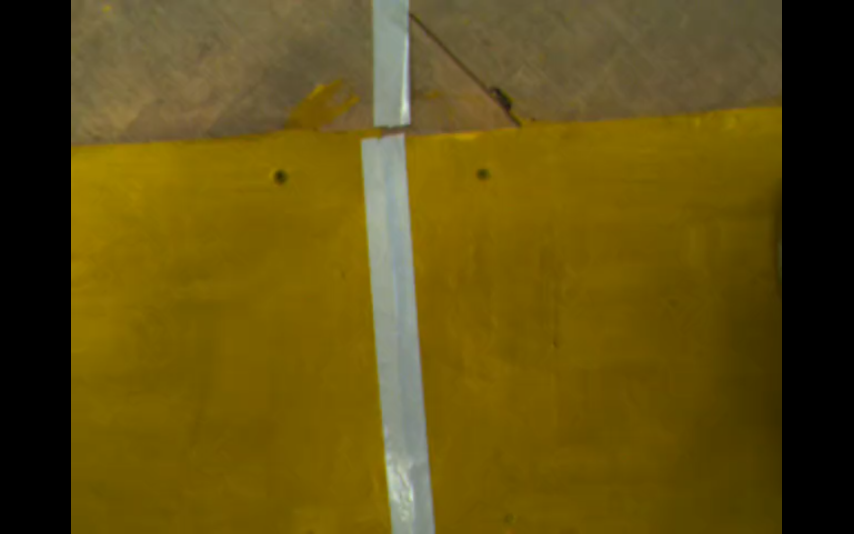
#> input picture Pre_Work/Examine/examine1/1.jpg, 2560 x 1600 px, found by its file name (shown at 1/3 size)
$ python balance.py
#> lines starting #> are read from the running program, lines starting #| are printed output that depends on the picture
import cv2

def trackChaned(x):
  pass


cv2.namedWindow('Color Track Bar')
hh='Max'
hl='Min'
wnd = 'Colorbars'
cv2.createTrackbar("Max", "Color Track Bar",0,255,trackChaned)
cv2.createTrackbar("Min", "Color Track Bar",0,255,trackChaned)
img = cv2.imread(r"C:\Users\25176\OneDrive\Codes\SPR2024\TestGit\examine\examine1\1.jpg")
#> img is the input picture: shape (1600, 2560, 3); mean B, G, R 17.4, 79.4, 97.3
img = cv2.cvtColor(img, cv2.COLOR_BGR2GRAY)
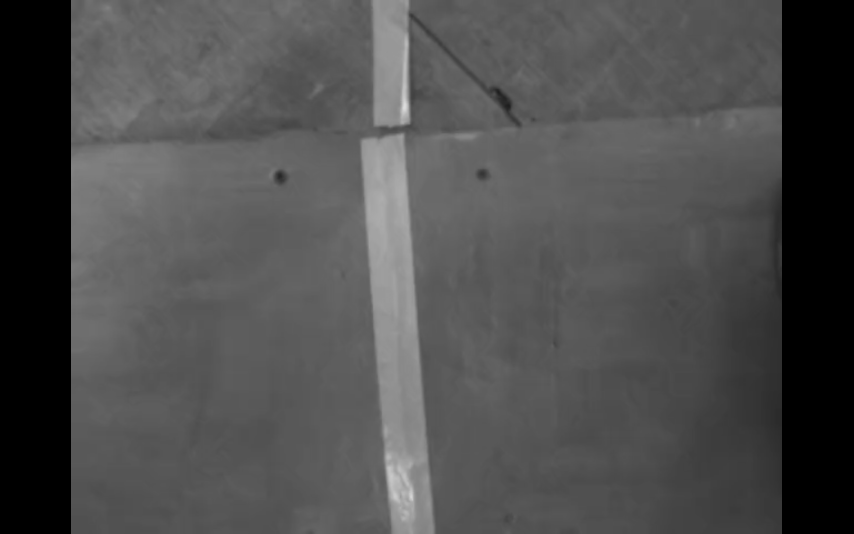
#> img: shape (1600, 2560) (shown at 1/3 size); min 0, max 223, mean 77.7
img = cv2.resize(img, (0,0), fx=0.5, fy=0.5)
#> img: shape (800, 1280)

while(True):
   hul=cv2.getTrackbarPos("Max", "Color Track Bar")
   huh=cv2.getTrackbarPos("Min", "Color Track Bar")
   ret,thresh1 = cv2.threshold(img,hul,huh,cv2.THRESH_BINARY)
#> thresh1: shape (800, 1280); every value is 0
#> ret = 0
   ret,thresh4 = cv2.threshold(img,hul,huh,cv2.THRESH_TOZERO)


   cv2.imshow("thresh1",thresh1)

   cv2.imshow("thresh4",thresh4)


   if cv2.waitKey(1) == 27:

#> (key Esc is pressed here)
       break

cv2.destroyAllWindows()
